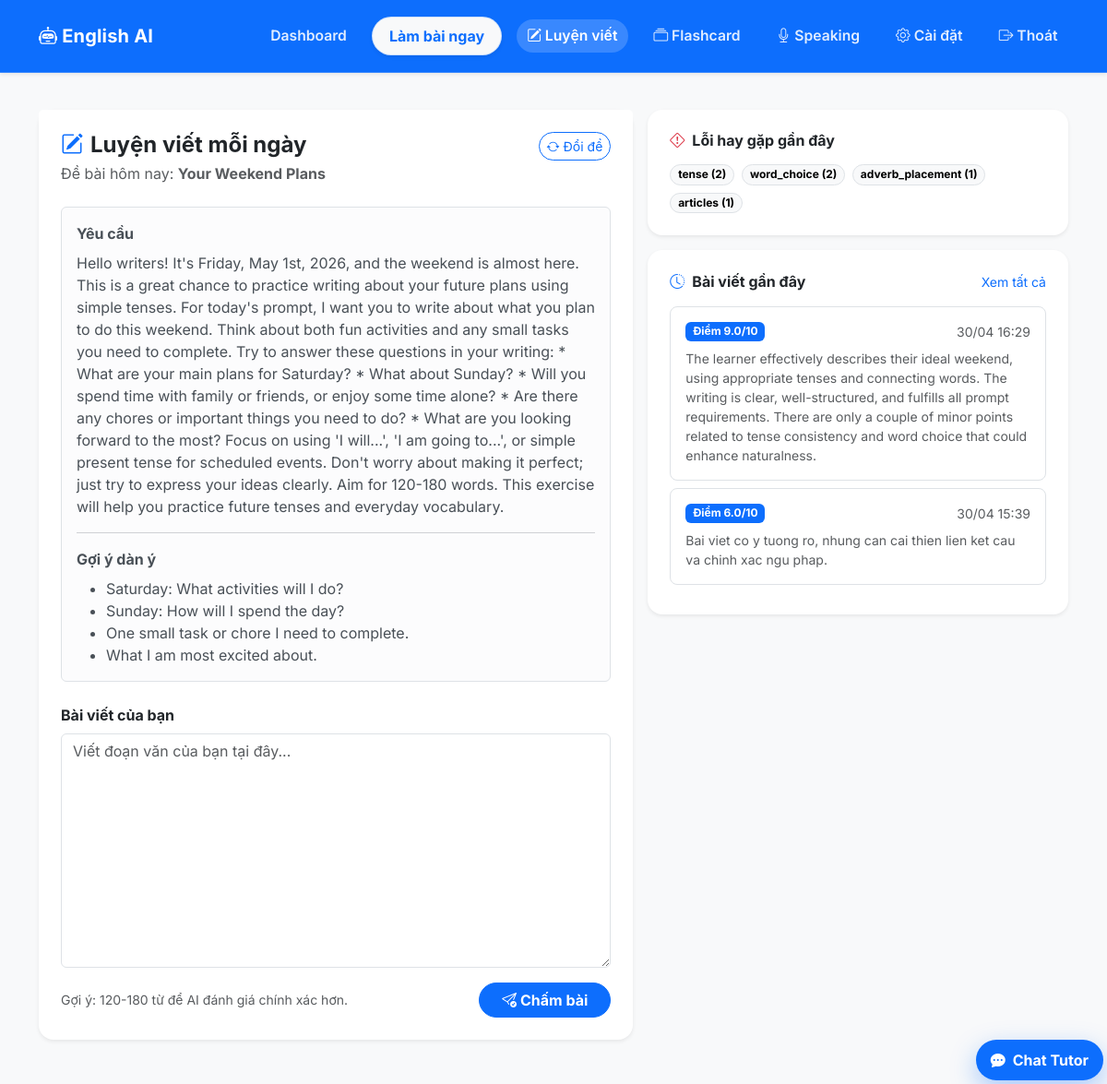
/writing/ (signed in), run on the app's committed database.
### app/models.py (models this page shows)
class WritingPrompt(db.Model):
    __tablename__ = 'writing_prompts'
    id: Mapped[int] = mapped_column(primary_key=True)
    prompt_date: Mapped[str] = mapped_column(String(10), unique=True, index=True)
    topic: Mapped[str] = mapped_column(String(255))
    instructions: Mapped[str] = mapped_column(Text)
    sample_outline: Mapped[list] = mapped_column(JSON, default=list)
    created_at: Mapped[datetime] = mapped_column(DateTime, default=lambda: datetime.now(timezone.utc))
    submissions: Mapped[list["WritingSubmission"]] = relationship("WritingSubmission", back_populates="prompt")

class WritingSubmission(db.Model):
    __tablename__ = 'writing_submissions'
    id: Mapped[int] = mapped_column(primary_key=True)
    user_id: Mapped[int] = mapped_column(ForeignKey('users.id'), index=True)
    prompt_id: Mapped[Optional[int]] = mapped_column(ForeignKey('writing_prompts.id'), index=True)
    submission_type: Mapped[str] = mapped_column(String(32), default='essay')
    content: Mapped[str] = mapped_column(Text)
    score: Mapped[float] = mapped_column(Float, default=0.0)
    corrected_text: Mapped[Optional[str]] = mapped_column(Text)
    feedback_summary: Mapped[Optional[str]] = mapped_column(Text)
    strengths: Mapped[list] = mapped_column(JSON, default=list)
    improvement_points: Mapped[list] = mapped_column(JSON, default=list)
    error_tags: Mapped[list] = mapped_column(JSON, default=list)
    created_at: Mapped[datetime] = mapped_column(DateTime, default=lambda: datetime.now(timezone.utc))
    user: Mapped["User"] = relationship("User", back_populates="writing_submissions")
    prompt: Mapped[Optional["WritingPrompt"]] = relationship("WritingPrompt", back_populates="submissions")

### app/routes/writing.py (the view)
@writing_bp.route('/', methods=['GET'])
@login_required
def practice():
    refresh_prompt = (request.args.get('refresh_prompt') == '1')
    if refresh_prompt:
        allowed, retry_after = check_rate_limit(
            actor_key=f"user:{current_user.id}",
            bucket='writing-prompt-refresh',
            max_requests=4,
            window_seconds=60,
        )
        if not allowed:
            flash(f'Bạn làm mới đề quá nhanh. Vui lòng thử lại sau {retry_after} giây.', 'warning')
            return redirect(url_for('writing.practice'))
        prompt = _refresh_daily_prompt()
        flash('Đã sinh đề viết mới cho hôm nay.', 'success')
    else:
        prompt = _get_or_create_daily_prompt()
    recent_submissions = db.session.execute(
        db.select(WritingSubmission)
        .where(WritingSubmission.user_id == current_user.id)
        .order_by(WritingSubmission.created_at.desc())
        .limit(5)
    ).scalars().all()
    error_counter = Counter()
    for item in recent_submissions:
        for tag in (item.error_tags or []):
            tag_norm = str(tag).strip().lower()
            if tag_norm:
                error_counter[tag_norm] += 1
    top_error_tags = error_counter.most_common(6)
    return render_template(
        'writing.html',
        prompt=prompt,
        recent_submissions=recent_submissions,
        top_error_tags=top_error_tags,
    )

### app/models.py (called while the page is built)
@login.user_loader
def load_user(id: str):
    return db.session.get(User, int(id))

### app/routes/writing.py (called while the page is built, shortened)
def _get_or_create_daily_prompt() -> WritingPrompt:
    today_key = datetime.now(timezone.utc).date().isoformat()
    prompt = db.session.scalar(
        db.select(WritingPrompt).where(WritingPrompt.prompt_date == today_key)
    )
    if prompt:
        return prompt

### app/templates/writing.html (shortened to what this page needs)
{% extends 'base.html' %}
{% block content %}
<div class="row mt-4 g-3">
    <div class="col-lg-7">
        <div class="card border-0 shadow-sm rounded-4 h-100">
            <div class="card-header bg-white border-0 pt-4 pb-0 px-4">
                <div class="d-flex justify-content-between align-items-start gap-2">
                    <div>
                        <h4 class="fw-bold mb-1"><i class="bi bi-pencil-square text-primary me-2"></i>Luyện viết mỗi ngày</h4>
                        <p class="text-muted mb-0">Đề bài hôm nay: <strong>{{ prompt.topic }}</strong></p>
                    </div>
                    <a href="{{ url_for('writing.practice', refresh_prompt=1) }}" class="btn btn-sm btn-outline-primary rounded-pill">
                        <i class="bi bi-arrow-repeat me-1"></i>Đổi đề
                    </a>
                </div>
            </div>
            <div class="card-body p-4">
                <div class="alert alert-light border mb-4">
                    <div class="fw-bold mb-2">Yêu cầu</div>
                    <div>{{ prompt.instructions }}</div>
                    {% if prompt.sample_outline %}
                    <hr>
                    <div class="fw-bold mb-2">Gợi ý dàn ý</div>
                    <ul class="mb-0">
                        {% for item in prompt.sample_outline %}
                        <li>{{ item }}</li>
                        {% endfor %}
                    </ul>
                    {% endif %}
                </div>
                <form method="post" action="{{ url_for('writing.submit') }}">
                    <label for="essayText" class="form-label fw-bold">Bài viết của bạn</label>
                    <textarea id="essayText" name="essay_text" class="form-control" rows="10" minlength="30" required placeholder="Viết đoạn văn của bạn tại đây..."></textarea>
                    <div class="d-flex justify-content-between align-items-center mt-3">
                        <small class="text-muted">Gợi ý: 120-180 từ để AI đánh giá chính xác hơn.</small>
                        <button type="submit" class="btn btn-primary rounded-pill px-4 fw-bold">
                            <i class="bi bi-send-check me-1"></i>Chấm bài
                        </button>
                    </div>
                </form>
            </div>
        </div>
    </div>
    <div class="col-lg-5">
        <div class="card border-0 shadow-sm rounded-4 mb-3">
            <div class="card-body p-4">
                <h6 class="fw-bold mb-3"><i class="bi bi-exclamation-diamond text-danger me-2"></i>Lỗi hay gặp gần đây</h6>
                {% if top_error_tags %}
                <div class="d-flex flex-wrap gap-2">
                    {% for tag, count in top_error_tags %}
                    <span class="badge rounded-pill text-bg-light border">{{ tag }} ({{ count }})</span>
                    {% endfor %}
                </div>
                {% else %}
                <p class="text-muted small mb-0">Chưa có dữ liệu lỗi. Hãy nộp bài đầu tiên để bắt đầu theo dõi.</p>
                {% endif %}
            </div>
        </div>
        <div class="card border-0 shadow-sm rounded-4">
            <div class="card-body p-4">
                <div class="d-flex justify-content-between align-items-center mb-3">
                    <h6 class="fw-bold mb-0"><i class="bi bi-clock-history me-2 text-primary"></i>Bài viết gần đây</h6>
                    <a href="{{ url_for('writing.history') }}" class="small text-decoration-none">Xem tất cả</a>
                </div>
                {% for item in recent_submissions %}
                <div class="border rounded-3 p-3 mb-2">
                    <div class="d-flex justify-content-between align-items-center">
                        <span class="badge text-bg-primary">Điểm {{ item.score|round(1) }}/10</span>
                        <small class="text-muted">{{ item.created_at.strftime('%d/%m %H:%M') }}</small>
                    </div>
                    <div class="small text-muted mt-2">{{ item.feedback_summary }}</div>
                </div>
                {% else %}
                <p class="text-muted small mb-0">Bạn chưa có bài viết nào.</p>
                {% endfor %}
            </div>
        </div>
    </div>
</div>
{% endblock %}

### app/static/css/style.css (style rules this page uses)
body { font-family: 'Inter', -apple-system, BlinkMacSystemFont, "Segoe UI", Roboto, "Helvetica Neue", Arial, sans-serif; background-color: #f4f6fa; color: #333; }
.card { transition: transform 0.2s, box-shadow 0.2s; }

### data on the page
WritingPrompt: topic "Your Weekend Plans", instructions "Hello writers! It's Friday, May 1st, 2026, and the weekend is almost here. This is a great chance to practice writing about your future plans using simple tenses. For today's prompt, I want you to write about what you plan to do this weekend. Think about both fun activities and any small tasks you need to complete. Try to answer these questions in your writing: * What are your main plans for Saturday? * What about Sunday? * Will you spend time with family or friends, or enjoy some time alone? * Are there any chores or important things you need to do? * What are you looking forward to the most? Focus on using 'I will...', 'I am going to...', or simple present tense for scheduled events.…"
WritingSubmission: score "9.0", created_at "30/04 16:29", feedback_summary "The learner effectively describes their ideal weekend, using appropriate tenses and connecting words. The writing is clear, well-structured, and fulfills all prompt requirements. There are only a couple of minor points related to tense consistency and word choice that could enhance naturalness."
WritingSubmission: score "6.0", created_at "30/04 15:39", feedback_summary "Bai viet co y tuong ro, nhung can cai thien lien ket cau va chinh xac ngu phap."

### other printed values
{{ item }} "Saturday: What activities will I do?" "Sunday: How will I spend the day?" "One small task or chore I need to complete." "What I am most excited about."
{{ tag }} "tense" "word_choice" "adverb_placement" "articles"
{{ count }} "2" "2" "1" "1"
